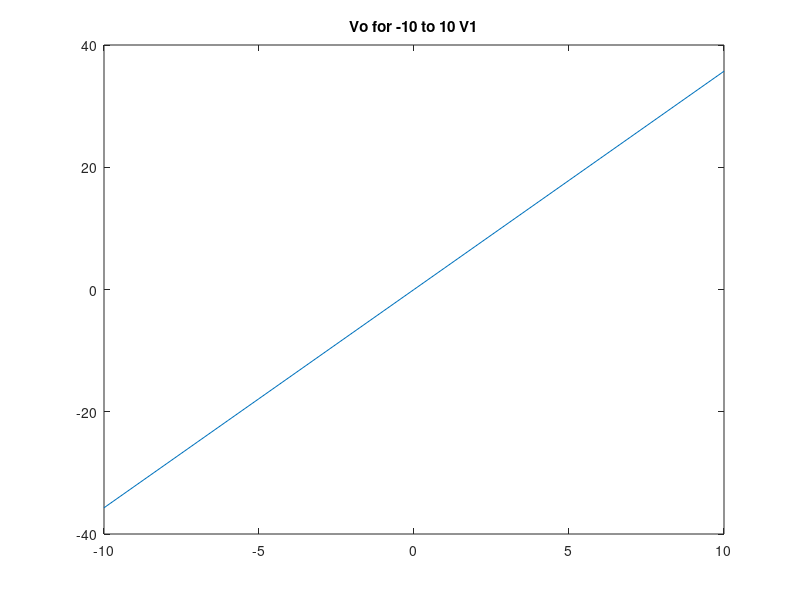
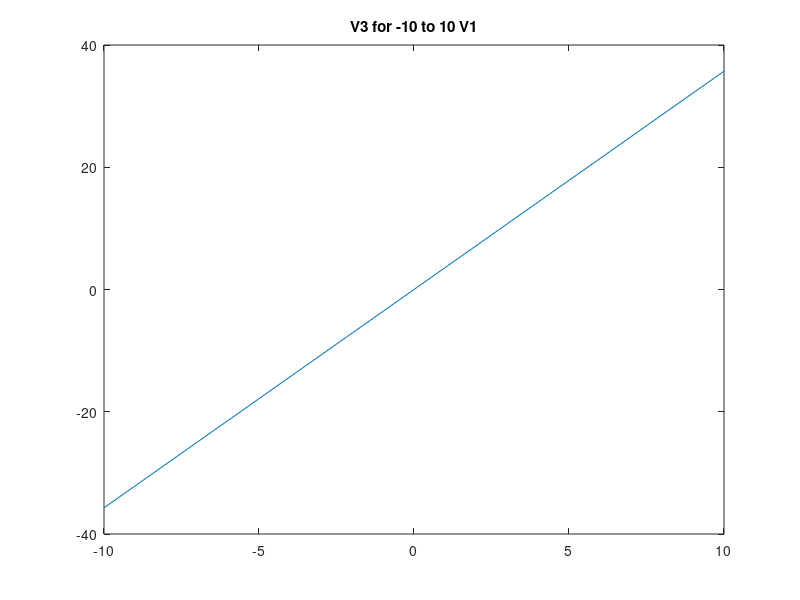
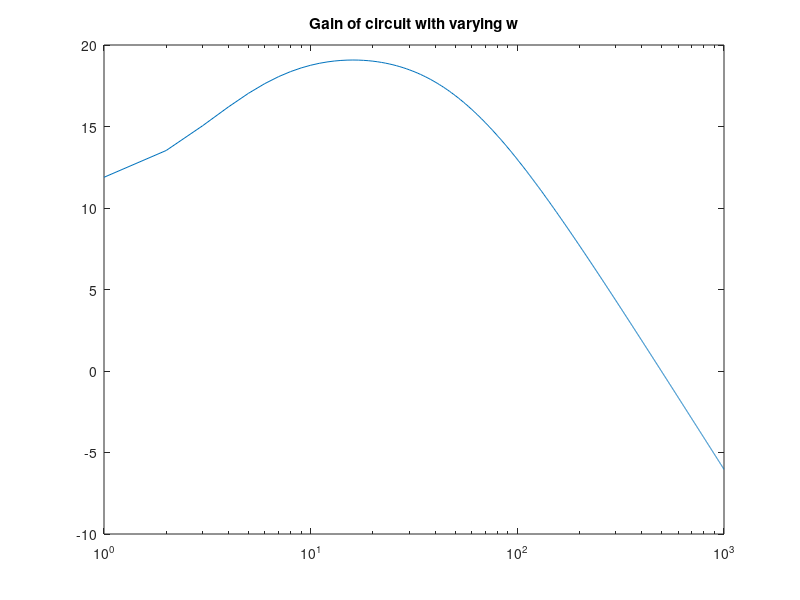
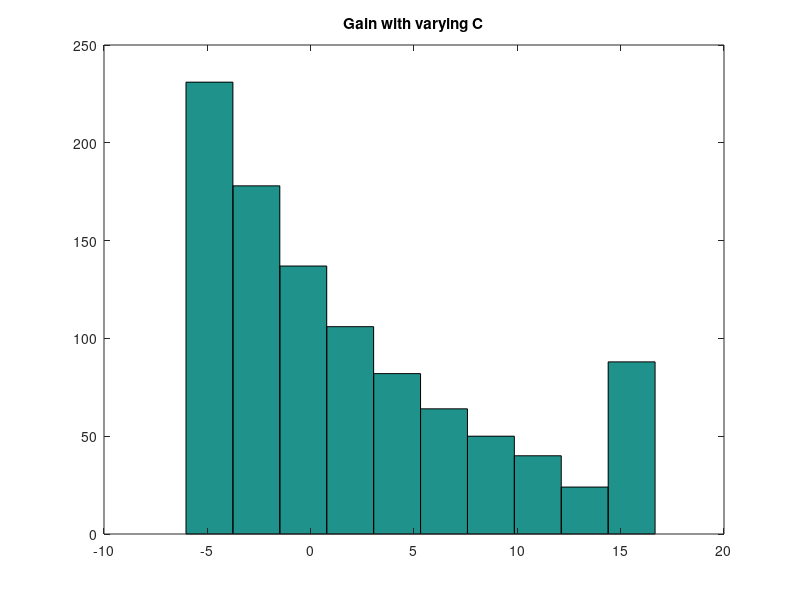

The MATLAB script that drew these images, in order:
clear all


R1=1;
C1=0.25;
R2=2;
L1=0.2;
R3=10;
a=100;
R4=0.1;
Ro=1000;


%    V1    V2     V3          V5       IL3
% G = [-1/R1, 0,     0,          0,      0; ...%N1
%      1/R1 , -1/R2, 0,          0,      0; ...%N2
%      0,     0,     -1/R3,      0,      0; ...%N3
%      0,     0,     -a/(R3*R4), -1/R4,  0; ...%N4
     

C = [  0, 0,   0, 0, 0, 0, 0; ...
     -C1,C1,   0, 0, 0, 0, 0; ...
       0, 0, -L1, 0, 0, 0, 0; ...
       0, 0,   0, 0, 0, 0, 0; ...
       0, 0,   0, 0, 0, 0, 0; ...
       0, 0,   0, 0, 0, 0, 0; ...
       0, 0,   0, 0, 0, 0, 0];
   
G = [     1,             0,  0,    0,  0,     0,            0; ...
      -1/R2, (1/R2 + 1/R1), -1,    0,  0,     0,            0; ...
          0,             1,  0,   -1,  0,     0,            0; ...
          0,             0, -1, 1/R3,  0,     0,            0; ...
          0,             0,  0,    0, -a,     1,            0; ...
          0,             0,  0, 1/R3, -1,     0,            0; ...
          0,             0,  0,    0,  0, -1/R4, (1/R4 +1/Ro)];

      
V1 = 10;      
F = [V1; 0; 0; 0; 0; 0; 0];

w = 0;
V = (G+1i*w*C)\F;

%V1
%V2
%IL
%I3
%V4
%Vo

for k =1:21
    vp = -10 +k -1;
    F(1,1) = vp;
    
    V(:,:,k) = (G+1i*w*C)\F;
end

Vo(1,:) = V(7,1,:);
V3(1,:) = V(4,1,:).*R3;

figure(1)
plot(-10:1:10,Vo)
title('Vo for -10 to 10 V1')

figure(2)
plot(-10:1:10,V3)
title('V3 for -10 to 10 V1')


%varying omega
F(1,1) =10;
for w = 1:1000
    V(:,:,w) = (G+1i*w*C)\F;
end

clear Vo
Vo(1,:) = V(7,1,:);

Vo1 = 20*log10(Vo/V1);

figure(3)
semilogx(1:1000,Vo1)
title('Gain of circuit with varying w')

%Random C's
w=pi;
std = 0.05;
for i = 1:100
    Cnew = normrnd(C1,std);
    C(2,1) = -Cnew;
    C(2,2) = Cnew;
    
    V(:,:,i) = (G+1i*w*C)\F;
end

clear Vo
Vo(1,:) = V(7,1,:);

Vo1 = 20*log10(Vo/V1);

figure(4)
hist(real(Vo1(:)))
title('Gain with varying C')


